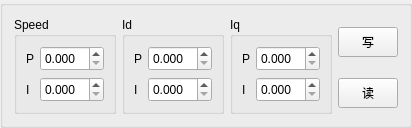
    <widget class="QGroupBox" name="groupBox_11">
     <property name="sizePolicy">
      <sizepolicy hsizetype="Preferred" vsizetype="Preferred">
       <horstretch>0</horstretch>
       <verstretch>0</verstretch>
      </sizepolicy>
     </property>
     <property name="maximumSize">
      <size>
       <width>400</width>
       <height>160</height>
      </size>
     </property>
     <property name="title">
      <string/>
     </property>
     <layout class="QGridLayout" name="gridLayout_9">
      <item row="0" column="0" rowspan="2">
       <widget class="QGroupBox" name="groupBox_12">
        <property name="sizePolicy">
         <sizepolicy hsizetype="Preferred" vsizetype="Preferred">
          <horstretch>0</horstretch>
          <verstretch>0</verstretch>
         </sizepolicy>
        </property>
        <property name="title">
         <string>Speed</string>
        </property>
        <layout class="QGridLayout" name="gridLayout_13">
         <item row="0" column="0">
          <widget class="QLabel" name="label_14">
           <property name="text">
            <string>P</string>
           </property>
          </widget>
         </item>
         <item row="0" column="1">
          <widget class="QDoubleSpinBox" name="SpinBox_speedPRW">
           <property name="minimumSize">
            <size>
             <width>0</width>
             <height>25</height>
            </size>
           </property>
           <property name="maximumSize">
            <size>
             <width>16777215</width>
             <height>25</height>
            </size>
           </property>
           <property name="decimals">
            <number>3</number>
           </property>
           <property name="maximum">
            <double>65.534999999999997</double>
           </property>
          </widget>
         </item>
         <item row="1" column="0">
          <widget class="QLabel" name="label_15">
           <property name="text">
            <string>I</string>
           </property>
          </widget>
         </item>
         <item row="1" column="1">
          <widget class="QDoubleSpinBox" name="SpinBox_speedIRW">
           <property name="minimumSize">
            <size>
             <width>0</width>
             <height>25</height>
            </size>
           </property>
           <property name="maximumSize">
            <size>
             <width>16777215</width>
             <height>25</height>
            </size>
           </property>
           <property name="decimals">
            <number>3</number>
           </property>
           <property name="maximum">
            <double>65.534999999999997</double>
           </property>
          </widget>
         </item>
        </layout>
        <zorder>label_14</zorder>
        <zorder>label_15</zorder>
        <zorder>SpinBox_speedPRW</zorder>
        <zorder>SpinBox_speedIRW</zorder>
       </widget>
      </item>
      <item row="0" column="1" rowspan="2">
       <widget class="QGroupBox" name="groupBox_13">
        <property name="sizePolicy">
         <sizepolicy hsizetype="Preferred" vsizetype="Preferred">
          <horstretch>0</horstretch>
          <verstretch>0</verstretch>
         </sizepolicy>
        </property>
        <property name="title">
         <string>Id</string>
        </property>
        <layout class="QGridLayout" name="gridLayout_14">
         <item row="0" column="0">
          <widget class="QLabel" name="label_16">
           <property name="text">
            <string>P</string>
           </property>
          </widget>
         </item>
         <item row="0" column="1">
          <widget class="QDoubleSpinBox" name="SpinBox_idPRW">
           <property name="minimumSize">
            <size>
             <width>0</width>
             <height>25</height>
            </size>
           </property>
           <property name="maximumSize">
            <size>
             <width>16777215</width>
             <height>25</height>
            </size>
           </property>
           <property name="decimals">
            <number>3</number>
           </property>
           <property name="maximum">
            <double>65.534999999999997</double>
           </property>
          </widget>
         </item>
         <item row="1" column="0">
          <widget class="QLabel" name="label_17">
           <property name="text">
            <string>I</string>
           </property>
          </widget>
         </item>
         <item row="1" column="1">
          <widget class="QDoubleSpinBox" name="SpinBox_idIRW">
           <property name="minimumSize">
            <size>
             <width>0</width>
             <height>25</height>
            </size>
           </property>
           <property name="maximumSize">
            <size>
             <width>16777215</width>
             <height>25</height>
            </size>
           </property>
           <property name="decimals">
            <number>3</number>
           </property>
           <property name="maximum">
            <double>65.534999999999997</double>
           </property>
          </widget>
         </item>
        </layout>
        <zorder>label_16</zorder>
        <zorder>label_17</zorder>
        <zorder>SpinBox_idPRW</zorder>
        <zorder>SpinBox_idIRW</zorder>
       </widget>
      </item>
      <item row="0" column="2" rowspan="2">
       <widget class="QGroupBox" name="groupBox_14">
        <property name="sizePolicy">
         <sizepolicy hsizetype="Preferred" vsizetype="Preferred">
          <horstretch>0</horstretch>
          <verstretch>0</verstretch>
         </sizepolicy>
        </property>
        <property name="title">
         <string>Iq</string>
        </property>
        <layout class="QGridLayout" name="gridLayout_15">
         <item row="0" column="0">
          <widget class="QLabel" name="label_18">
           <property name="text">
            <string>P</string>
           </property>
          </widget>
         </item>
         <item row="0" column="1">
          <widget class="QDoubleSpinBox" name="SpinBox_iqPRW">
           <property name="minimumSize">
            <size>
             <width>0</width>
             <height>25</height>
            </size>
           </property>
           <property name="maximumSize">
            <size>
             <width>16777215</width>
             <height>25</height>
            </size>
           </property>
           <property name="decimals">
            <number>3</number>
           </property>
           <property name="maximum">
            <double>65.534999999999997</double>
           </property>
          </widget>
         </item>
         <item row="1" column="0">
          <widget class="QLabel" name="label_20">
           <property name="text">
            <string>I</string>
           </property>
          </widget>
         </item>
         <item row="1" column="1">
          <widget class="QDoubleSpinBox" name="SpinBox_iqIRW">
           <property name="minimumSize">
            <size>
             <width>0</width>
             <height>25</height>
            </size>
           </property>
           <property name="maximumSize">
            <size>
             <width>16777215</width>
             <height>25</height>
            </size>
           </property>
           <property name="decimals">
            <number>3</number>
           </property>
           <property name="maximum">
            <double>65.534999999999997</double>
           </property>
          </widget>
         </item>
        </layout>
        <zorder>label_18</zorder>
        <zorder>label_20</zorder>
        <zorder>SpinBox_iqPRW</zorder>
        <zorder>SpinBox_iqIRW</zorder>
       </widget>
      </item>
      <item row="0" column="3">
       <widget class="QPushButton" name="setPIBtn">
        <property name="minimumSize">
         <size>
          <width>60</width>
          <height>30</height>
         </size>
        </property>
        <property name="maximumSize">
         <size>
          <width>60</width>
          <height>30</height>
         </size>
        </property>
        <property name="text">
         <string>写</string>
        </property>
       </widget>
      </item>
      <item row="1" column="3">
       <widget class="QPushButton" name="readPIBtn">
        <property name="minimumSize">
         <size>
          <width>60</width>
          <height>30</height>
         </size>
        </property>
        <property name="maximumSize">
         <size>
          <width>60</width>
          <height>30</height>
         </size>
        </property>
        <property name="text">
         <string>读</string>
        </property>
       </widget>
      </item>
     </layout>
    </widget>
